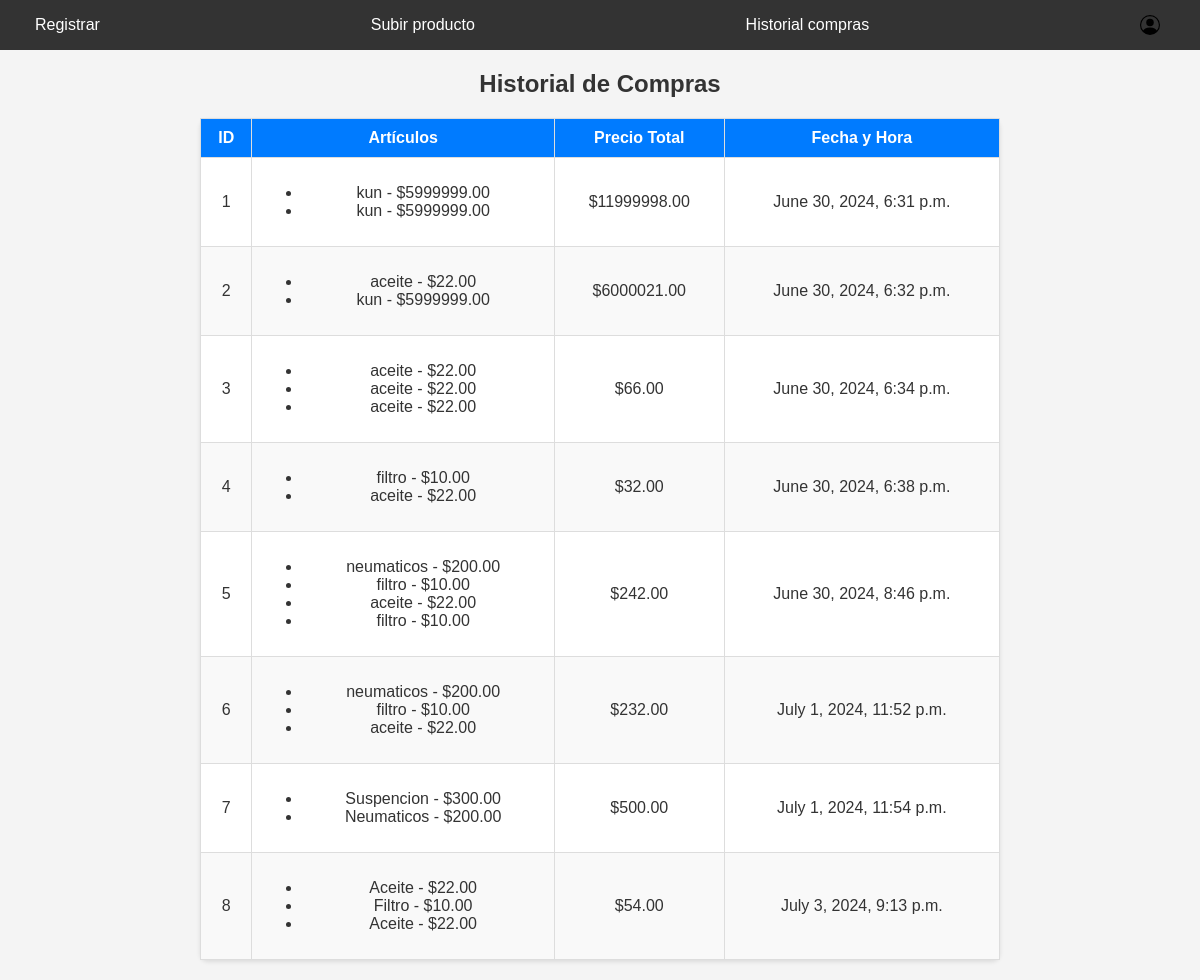
Screenshot of /historial_compras/ with the database file from the repository.
### myapp/models.py (models this page shows, shortened)
class Compra(models.Model):
    id = models.AutoField(primary_key=True)
    articulos = models.TextField()
    precio_total = models.DecimalField(max_digits=10, decimal_places=2)
    fecha_hora = models.DateTimeField(auto_now_add=True)

### myapp/views.py (the view)
# urls.py: path('historial_compras/', views.historial_compras, name='historial_compras'),
def historial_compras(request):
    compras = Compra.objects.all()
    compras_data = []
    for compra in compras:
        articulos = json.loads(compra.articulos)
        compras_data.append({
            'id': compra.id,
            'articulos': articulos,
            'precio_total': compra.precio_total,
            'fecha_hora': compra.fecha_hora,
        })
    return render(request, 'historial.html', {'compras': compras_data})

### myapp/templates/historial.html (shortened to what this page needs)
<!DOCTYPE html>
<html>
<head>
</head>
<body>
    <nav>
        <ul>
            <li><a href="{% url 'register' %}">Registrar</a></li>
            <li><a href="{% url 'upload_document' %}">Subir producto</a></li>
            <li><a href="{% url 'historial_compras' %}">Historial compras</a></li>
            <li><a href="{% url 'login' %}" class="btn me-2">
                <svg xmlns="http://www.w3.org/2000/svg" width="20" height="30" class="bi bi-person-circle" viewBox="0 0 16 16">
                    <path d="M11 6a3 3 0 1 1-6 0 3 3 0 0 1 6 0"/>
                    <path fill-rule="evenodd" d="M0 8a8 8 0 1 1 16 0A8 8 0 0 1 0 8m8-7a7 7 0 0 0-5.468 11.37C3.242 11.226 4.805 10 8 10s4.757 1.225 5.468 2.37A7 7 0 0 0 8 1"/>
                </svg>
            </a></li>
        </ul>
    </nav>
    <h2>Historial de Compras</h2>
    <table>
        <thead>
            <tr>
                <th>ID</th>
                <th>Artículos</th>
                <th>Precio Total</th>
                <th>Fecha y Hora</th>
            </tr>
        </thead>
        <tbody>
            {% for compra in compras %}
            <tr>
                <td>{{ compra.id }}</td>
                <td>
                    <ul>
                        {% for articulo in compra.articulos %}
                        <li>{{ articulo.description }} - ${{ articulo.price }}</li>
                        {% endfor %}
                    </ul>
                </td>
                <td>${{ compra.precio_total }}</td>
                <td>{{ compra.fecha_hora }}</td>
            </tr>
            {% endfor %}
        </tbody>
    </table>
</body>
</html>

### myapp/templates/historial.html (style rules this page uses)
body { font-family: Arial, sans-serif; background-color: #f4f4f4; color: #333; margin: 0; padding: 0; }
nav { background-color: #333; padding: 10px 20px; }
nav ul { list-style: none; padding: 0; margin: 0; display: flex; justify-content: space-between; align-items: center; }
nav ul li { margin: 0 15px; }
nav ul li a { color: #fff; text-decoration: none; font-size: 16px; transition: color 0.3s; }
nav .btn svg { vertical-align: middle; margin-right: 5px; }
h2 { color: #333; text-align: center; margin-top: 20px; }
table { width: 100%; max-width: 800px; margin: 20px auto; border-collapse: collapse; background: #fff; padding: 20px; border-radius: 8px; box-shadow: 0 2px 4px rgba(0, 0, 0, 0.1); }
table thead { background-color: #007bff; color: #fff; }
table th, table td { padding: 10px; border: 1px solid #ddd; text-align: center; }
table tbody tr:nth-child(even) { background-color: #f9f9f9; }

### rows the page displays
Compra: precio_total "11999998.00", fecha_hora "June 30, 2024, 6:31 p.m."
Compra: precio_total "6000021.00", fecha_hora "June 30, 2024, 6:32 p.m."
Compra: precio_total "66.00", fecha_hora "June 30, 2024, 6:34 p.m."
Compra: precio_total "32.00", fecha_hora "June 30, 2024, 6:38 p.m."
Compra: precio_total "242.00", fecha_hora "June 30, 2024, 8:46 p.m."
Compra: precio_total "232.00", fecha_hora "July 1, 2024, 11:52 p.m."
Compra: precio_total "500.00", fecha_hora "July 1, 2024, 11:54 p.m."
Compra: precio_total "54.00", fecha_hora "July 3, 2024, 9:13 p.m."

### other values shown
{{ compra.id }} "1" "2" "3" "4" "5" "6" "7" "8"
{{ articulo.description }} "kun" "kun" "aceite" "kun" "aceite" "aceite" "aceite" "filtro" "aceite" "neumaticos" "filtro" "aceite" "filtro" "neumaticos" "filtro" "aceite" "Suspencion" "Neumaticos" "Aceite" "Filtro" "Aceite"
{{ articulo.price }} "5999999.00" "5999999.00" "22.00" "5999999.00" "22.00" "22.00" "22.00" "10.00" "22.00" "200.00" "10.00" "22.00" "10.00" "200.00" "10.00" "22.00" "300.00" "200.00" "22.00" "10.00" "22.00"
